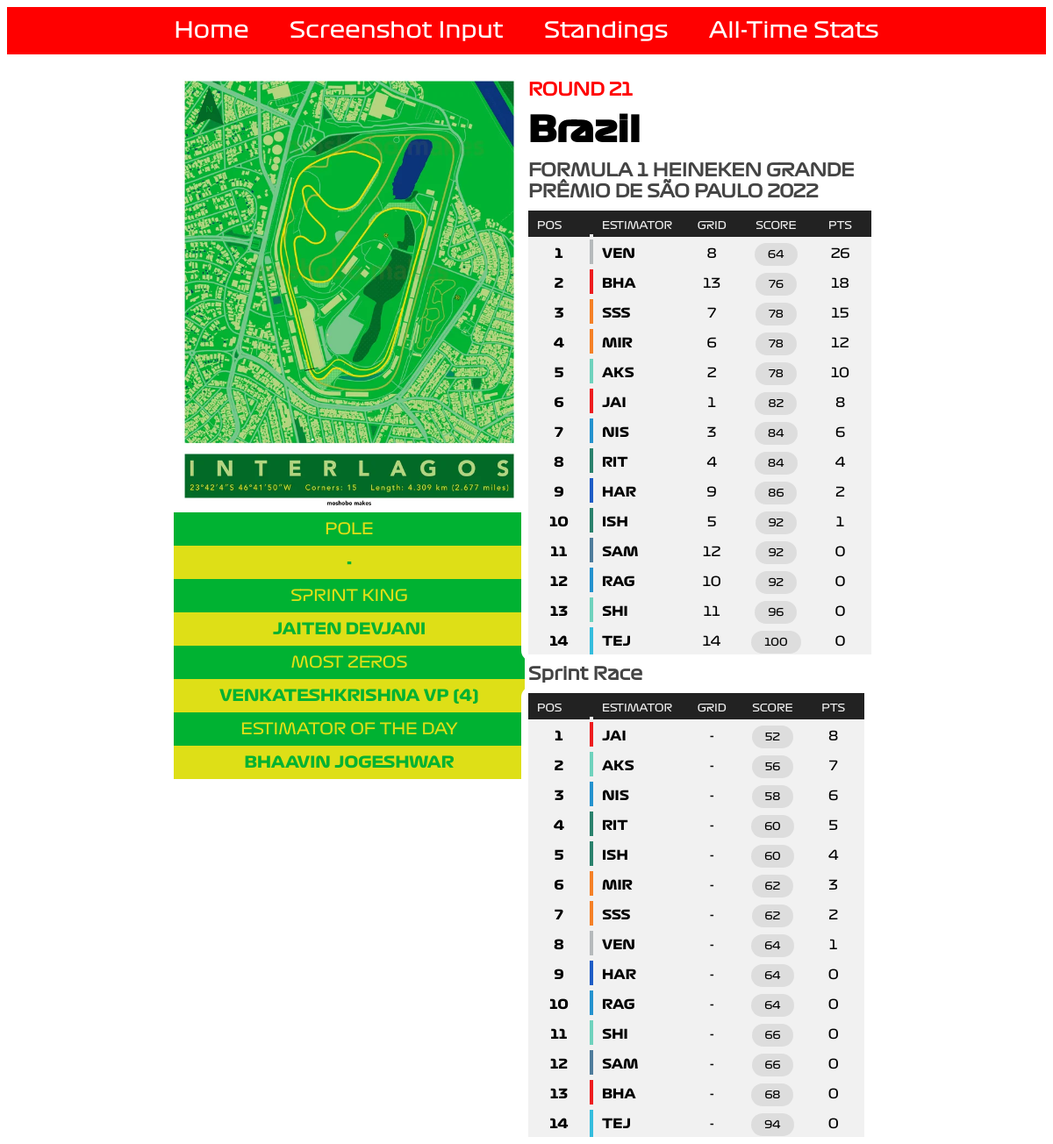
The page /results/BRA22/ on the database its author committed.
### input_portal/models.py (models this page shows, shortened)
class results_info(models.Model):
    racecode = models.ForeignKey(results_racecodes, on_delete=models.CASCADE)
    shikulu = models.CharField(max_length = 24)
    pole = models.CharField(max_length = 65)
    eotd = models.CharField(max_length = 65)
    sprint_king = models.CharField(max_length = 65)
    most_zeros = models.CharField(max_length = 65)
    no_zeros = models.IntegerField()
    col_one = models.CharField(max_length = 7)
    col_two = models.CharField(max_length = 7)

class results_racecodes(models.Model):
    racecode = models.CharField(max_length = 5, unique = True)
    year = models.IntegerField()
    round_no = models.IntegerField()
    track_png = models.CharField(max_length = 24)
    country = models.CharField(max_length = 32)
    race_name = models.CharField(max_length = 128)
    sprint = models.IntegerField()

class results_data(models.Model):
    racecode = models.ForeignKey(results_racecodes, on_delete=models.CASCADE)
    pos = models.IntegerField()
    estimator = models.CharField(max_length = 4)
    team_color = models.CharField(max_length = 7)
    grid = models.CharField(max_length=2)
    score = models.IntegerField()
    pts = models.FloatField()

class sprint_data(models.Model):
    racecode = models.ForeignKey(results_racecodes, on_delete=models.CASCADE)
    pos = models.IntegerField()
    estimator = models.CharField(max_length = 4)
    team_color = models.CharField(max_length = 7)
    grid = models.CharField(max_length=2)
    score = models.IntegerField()
    pts = models.FloatField()

### input_portal/views.py (the view)
# urls.py: path('results/<str:racecode>/', views.ResultsView, name='results'),
def ResultsView(request, racecode):
    R = results_racecodes.objects.filter(racecode= racecode)
    if (len(R) == 0):
        return render (request, 'noresult.html')
    r = results_info.objects.filter(racecode__racecode= racecode)
    D = results_data.objects.filter(racecode__racecode= racecode).order_by('pos')
    if R[0].sprint == 0:
        results_dict={"year": R[0].year, "rn": R[0].round_no, "country": R[0].country, "name": R[0].race_name, "shikulu": r[0].shikulu, "pole": r[0].pole, "eotd": r[0].eotd, "mz": r[0].most_zeros, "nz": r[0].no_zeros, "co": r[0].col_one, "ct": r[0].col_two, "p1": D[0], "p2": D[1], "p3":D[2], "pr":D[3:]}
        return render (request, 'results.html', context = results_dict)
    else:
        S = sprint_data.objects.filter(racecode__racecode= racecode).order_by('pos')
        results_dict={"year": R[0].year, "rn": R[0].round_no, "country": R[0].country, "name": R[0].race_name, "shikulu": r[0].shikulu, "pole": r[0].pole, "eotd": r[0].eotd, "mz": r[0].most_zeros, "nz": r[0].no_zeros, "co": r[0].col_one, "ct": r[0].col_two, "p1": D[0], "p2": D[1], "p3":D[2], "pr":D[3:], "s1": S[0], "sr": S[1:], "sk": r[0].sprint_king}
        if R[0].sprint == 1:
            return render (request, 'sprintresults.html', context = results_dict)
        elif R[0].sprint == 2:
            return render (request, 'lightningresults.html', context = results_dict)

### input_portal/templates/input_portal/sprintresults.html
<!DOCTYPE html>
{% extends "input_portal/base.html" %}
{% load static %}
{% block body_block %}
  <center>
    <div class="resultImageCol">
      <img src = "{% static '/images/' %}{{ shikulu }}" class="shikulu">
      <div style="background-color: {{ co }}; color: {{ ct }}" class="resultImageTableTop"> POLE </div>
      <div style="background-color: {{ ct }}; color: {{ co }}" class="resultImageTableBottom"> {{ pole|upper }} </div>
      <div style="background-color: {{ co }}; color: {{ ct }}" class="resultImageTableTop"> SPRINT KING </div>
      <div style="background-color: {{ ct }}; color: {{ co }}" class="resultImageTableBottom"> {{ sk|upper }} </div>
      <div style="background-color: {{ co }}; color: {{ ct }}" class="resultImageTableTop"> MOST ZEROS </div>
      <div style="background-color: {{ ct }}; color: {{ co }}" class="resultImageTableBottom"> {{ mz|upper }} ({{ nz }}) </div>
      <div style="background-color: {{ co }}; color: {{ ct }}" class="resultImageTableTop"> ESTIMATOR OF THE DAY </div>
      <div style="background-color: {{ ct }}; color: {{ co }}" class="resultImageTableBottom"> {{ eotd|upper }} </div>
    </div>
    <div class="resultTableCol">
    <h5> ROUND {{ rn }}</h5>
    <h3> {{ country }} </h3>
    <h4> {{ name }} {{ year }}</h4>
    <table class="result_leaderboard">
      <thead>
        <td class="leaderHead"> POS </td>
        <td class="leader_teamcolor2 leaderHead"></td>
        <td class="leaderHead"> ESTIMATOR </td>
        <td class="leaderHead tcentre"> GRID </td>
        <td class="leaderHead  tcentre"> SCORE </td>
        <td class="leaderHead tcentre"> PTS </td>
      </thead>
      <tr>
        <td class="resultpos"> {{ p1.pos }} </td>
        <td style="background-color: {{ p1.team_color }}" class="leader_teamcolor"> </td>
        <td class="abbrspan"> {{ p1.estimator }} </td>
        <td class="racepointspan"> {{ p1.grid }} </td>
        <td class="tcentre"> <span class="scorespan"> {{ p1.score }} </span> </td>
        <td <span class="racepointspan"> {{ p1.pts|floatformat:0 }} </td>
      </tr>
      <tr>
        <td class="resultpos"> {{ p2.pos }} </td>
        <td style="background-color: {{ p2.team_color }}" class="leader_teamcolor"></td>
        <td class="abbrspan"> {{ p2.estimator }} </td>
        <td class="racepointspan"> {{ p2.grid }} </td>
        <td class="tcentre"> <span class="scorespan"> {{ p2.score }} </span> </td>
        <td <span class="racepointspan"> {{ p2.pts|floatformat:0 }} </td>
      </tr>
      <tr>
        <td class="resultpos"> {{ p3.pos }} </td>
        <td style="background-color: {{ p3.team_color }};" class="leader_teamcolor"> </td>
        <td class="abbrspan"> {{ p3.estimator }} </td>
        <td class="racepointspan"> {{ p3.grid }} </td>
        <td class="tcentre"> <span class="scorespan"> {{ p3.score }} </span> </td>
        <td <span class="racepointspan"> {{ p3.pts|floatformat:0 }} </td>
      </tr>
      {% for p in pr %}
        <tr>
          <td class="resultpos"> {{ p.pos }} </td>
          <td style="background-color: {{ p.team_color }}" class="leader_teamcolor"> </td>
          <td class="abbrspan"> {{ p.estimator }} </td>
          <td class="racepointspan"> {{ p.grid }} </td>
          <td class="tcentre"> <span class="scorespan"> {{ p.score }} </span> </td>
          <td <span class="racepointspan"> {{ p.pts|floatformat:0 }} </td>
        </tr>
      {% endfor %}
    </table>
    <h4>Sprint Race</h4>
    <table class="result_leaderboard">
      <thead>
        <td class="leaderHead"> POS </td>
        <td class="leader_teamcolor2 leaderHead"></td>
        <td class="leaderHead"> ESTIMATOR </td>
        <td class="leaderHead tcentre"> GRID </td>
        <td class="leaderHead  tcentre"> SCORE </td>
        <td class="leaderHead tcentre"> PTS </td>
      </thead>
      <tr>
        <td class="resultpos"> {{ s1.pos }} </td>
        <td style="background-color: {{ s1.team_color }}" class="leader_teamcolor"> </td>
        <td class="abbrspan"> {{ s1.estimator }} </td>
        <td class="racepointspan"> {{ s1.grid }} </td>
        <td class="tcentre"> <span class="scorespan"> {{ s1.score }} </span> </td>
        <td <span class="racepointspan"> {{ s1.pts|floatformat:0 }} </td>
      </tr>
      {% for s in sr %}
        <tr>
          <td class="resultpos"> {{ s.pos }} </td>
          <td style="background-color: {{ s.team_color }}" class="leader_teamcolor"> </td>
          <td class="abbrspan"> {{ s.estimator }} </td>
          <td class="racepointspan"> {{ s.grid }} </td>
          <td class="tcentre"> <span class="scorespan"> {{ s.score }} </span> </td>
          <td <span class="racepointspan"> {{ s.pts|floatformat:0 }} </td>
        </tr>
      {% endfor %}
    </table>
    </div>
  </center>
{% endblock %}

### static/css/formulaone.css (style rules this page uses)
h3 { color: black; text-align: left; font-family: f1bold; font-size: 40px; margin-top: 10px; margin-bottom: 10px; }
h4 { color: #444444; text-align: left; font-family: f1reg; font-size: 20px; margin-top: 10px; margin-bottom: 10px; }
h5 { color: red; text-align: left; font-family: f1reg; font-size: 20px; margin-top: 10px; margin-bottom: 10px; }
.tcentre { text-align: center; }
table { border-collapse: collapse; border-radius: 5px; border-style: hidden; box-shadow: 0 0 0 8px white; }
td { padding-top: 6px; padding-bottom: 6px; padding-right: 10px; padding-left: 10px; }
.resultTable, td { background-color: #f1f1f1; padding-top: 10px; }
.resultImageCol { display: inline-block; }
.resultTableCol { display: inline-block; vertical-align: top; text-align: left; width: 400px; }
.shikulu { width: 400px; }
.resultImageTableTop { font-family: f1reg; font-size: 18px; padding-top: 8px; padding-bottom: 8px; width: 400px; }
.resultImageTableBottom { font-family: f1bold; font-size: 18px; padding-top: 8px; padding-bottom: 8px; width: 400px; }
.leaderHead { background-color: #222222; color: #f1f1f1; font-size: 12px; font-family: f1reg; }
.leader_teamcolor { padding-right: 0px; padding-left: 0px; border-top: 6px solid #f1f1f1; border-bottom: 6px solid #f1f1f1; margin-left: 0px; margin-right: 0px; width: 4px; }
.leader_teamcolor2 { padding-right: 0px; padding-left: 0px; margin-left: 0px; margin-right: 0px; width: 4px; }
.racepointspan { font-family: f1reg; font-size: 15px; width: 50px; text-align: center; }
.abbrspan { font-family: f1bold; font-size: 15px; width: 30px; }
.resultpos { font-family: f1bold; text-align: center; font-size: 15px; width: 50px; }
.scorespan { background-color: #DDDDDD; padding-left: 15px; padding-right: 15px; padding-top: 7px; padding-bottom:7px; border-radius: 14px; font-family: f1reg; font-size: 12px }

### rows shown on the page
results_info: shikulu (picture), sprint_king "JAITEN DEVJANI", most_zeros "VENKATESHKRISHNA VP", eotd "BHAAVIN JOGESHWAR"
results_racecodes: country "Brazil", race_name "FORMULA 1 HEINEKEN GRANDE PRÊMIO DE SÃO PAULO"
results_data: pos "1", estimator "VEN", grid "8", score "64", pts "26"
results_data: pos "2", estimator "BHA", grid "13", score "76", pts "18"
results_data: pos "3", estimator "SSS", grid "7", score "78", pts "15"
results_data: pos "4", estimator "MIR", grid "6", score "78", pts "12"
results_data: pos "5", estimator "AKS", grid "2", score "78", pts "10"
results_data: pos "6", estimator "JAI", grid "1", score "82", pts "8"
results_data: pos "7", estimator "NIS", grid "3", score "84", pts "6"
results_data: pos "8", estimator "RIT", grid "4", score "84", pts "4"
results_data: pos "9", estimator "HAR", grid "9", score "86", pts "2"
results_data: pos "10", estimator "ISH", grid "5", score "92", pts "1"
results_data: pos "11", estimator "SAM", grid "12", score "92", pts "0"
results_data: pos "12", estimator "RAG", grid "10", score "92", pts "0"
results_data: pos "13", estimator "SHI", grid "11", score "96", pts "0"
results_data: pos "14", estimator "TEJ", grid "14", score "100", pts "0"
sprint_data: pos "1", estimator "JAI", grid "-", score "52", pts "8"
sprint_data: pos "2", estimator "AKS", grid "-", score "56", pts "7"
sprint_data: pos "3", estimator "NIS", grid "-", score "58", pts "6"
sprint_data: pos "4", estimator "RIT", grid "-", score "60", pts "5"
sprint_data: pos "5", estimator "ISH", grid "-", score "60", pts "4"
sprint_data: pos "6", estimator "MIR", grid "-", score "62", pts "3"
sprint_data: pos "7", estimator "SSS", grid "-", score "62", pts "2"
sprint_data: pos "8", estimator "VEN", grid "-", score "64", pts "1"
sprint_data: pos "9", estimator "HAR", grid "-", score "64", pts "0"
sprint_data: pos "10", estimator "RAG", grid "-", score "64", pts "0"
sprint_data: pos "11", estimator "SHI", grid "-", score "66", pts "0"
sprint_data: pos "12", estimator "SAM", grid "-", score "66", pts "0"
sprint_data: pos "13", estimator "BHA", grid "-", score "68", pts "0"
sprint_data: pos "14", estimator "TEJ", grid "-", score "94", pts "0"

### other values the page prints
{{ pole|upper }} "-"
{{ nz }} "4"
{{ rn }} "21"
{{ year }} "2022"
